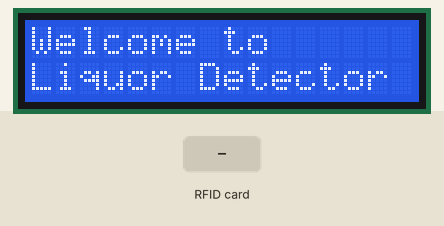
Recording of a sketch running on a simulated ESP8266 (NodeMCU). Shown: 16×2 character LCD. The test bench sets the inputs (shaded band). WiFi joins after 1.5 s; servers stay silent unless stated; the modem accepts every AT command (registered, SIM ready, sends succeed) and sends nothing else; what the sketch prints to the serial monitor is not drawn.

Above: at 6.2 s.
9.4 s: RFID card 5E 7A 19 C4 held to the reader
Timing chart, 0 to 12.4 s (numbered marks = the images above; inputs shaded):
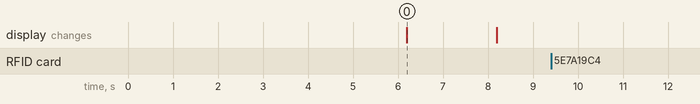

The sketch:

LiquorDetector_NodeMCUv2.ino
```cpp
#include <Arduino.h>
#if defined(ESP32)
#include <WiFi.h>
#include <FirebaseESP32.h>
#elif defined(ESP8266)
#include <ESP8266WiFi.h>
#include <FirebaseESP8266.h>
#elif defined(ARDUINO_RASPBERRY_PI_PICO_W)
#include <WiFi.h>
#include <FirebaseESP8266.h>
#endif

#include <SoftwareSerial.h>
#include <LiquidCrystal_I2C.h>
#include <SPI.h>
#include <MFRC522.h>
#include <SoftwareSerial.h>

#define RST_PIN         5 //
#define SS_PIN          4 //
#define MQ3PIN A0

MFRC522 mfrc522(SS_PIN, RST_PIN);  // Create MFRC522 instance
MFRC522::MIFARE_Key key;          //create a MIFARE_Key struct named 'key', which will hold the card information

//-----------------------------------------------------------------------------------------------
const String mobileNumber = "+639567006233";
//const String mobileNumber = "+639207672750";
unsigned long lastBTTime = 0;
unsigned long USER_BTDelay = 1000;
const int ALCOHOL_LEVEL = 100;
//-----------------------------------------------------------------------------------------------
//char c = ' ';
long mq3Value=0;
bool isDrunk = false;
String rfid = "";
bool readsuccess;
//================================================================================================
SoftwareSerial SIM800(2,3); //RX,TX if arduino arduino.RX<=gsm.TX, arduino.TX->10K->gsm.RX, arduino.GND->20K->gsm.RX
SoftwareSerial BTSerial(4, 5);
// ---------------------------------------------------------------------------------------------------

// Define LCD pinout
const int  en = 2, rw = 1, rs = 0, d4 = 4, d5 = 5, d6 = 6, d7 = 7, bl = 3;

// Define I2C Address - change if reqiuired
const int i2c_addr = 0x27;

LiquidCrystal_I2C lcd(i2c_addr, en, rw, rs, d4, d5, d6, d7, bl, POSITIVE);

// Provide the token generation process info.
#include <addons/TokenHelper.h>

// Provide the RTDB payload printing info and other helper functions.
#include <addons/RTDBHelper.h>

/* 1. Define the WiFi credentials */
#define WIFI_SSID "B2NT-T01BUg"
#define WIFI_PASSWORD "jayson15"

// For the following credentials, see examples/Authentications/SignInAsUser/EmailPassword/EmailPassword.ino

/* 2. Define the API Key */
#define API_KEY "AIzaSyCOOgpTOYwx4ddINAQabKcMMoxJJ1QQqYQ"

/* 3. Define the RTDB URL */
#define DATABASE_URL "https://liquordetector-default-rtdb.asia-southeast1.firebasedatabase.app/" //<databaseName>.firebaseio.com or <databaseName>.<region>.firebasedatabase.app

/* 4. Define the user Email and password that alreadey registerd or added in your project */
#define USER_EMAIL "USER_EMAIL"
#define USER_PASSWORD "USER_PASSWORD"

// Define Firebase Data object
FirebaseData fbdo;

FirebaseAuth auth;
FirebaseConfig config;

unsigned long sendDataPrevMillis = 0;

unsigned long count = 0;

void setupGSM();
void checkGSM();
void setupRFID();
bool checkRFID();

void sendSMS(String receiver, String msg);

void setup() {
  Serial.begin(9600);
  while (!Serial) {
    ; // wait for serial port to connect. Needed for native USB port only
  }

  pinMode(MQ3PIN, INPUT);
  setupGSM();
  //setupBT();
  setupRFID();

  WiFi.begin(WIFI_SSID, WIFI_PASSWORD);

  Serial.print("Connecting to Wi-Fi");
  unsigned long ms = millis();
  while (WiFi.status() != WL_CONNECTED)
  {
    Serial.print(".");
    delay(300);
  }
  Serial.println();
  Serial.print("Connected with IP: ");
  Serial.println(WiFi.localIP());
  Serial.println();

  Serial.printf("Firebase Client v%s\n\n", FIREBASE_CLIENT_VERSION);

  /* Assign the api key (required) */
  config.api_key = API_KEY;

  /* Assign the user sign in credentials */
  //auth.user.email = USER_EMAIL;
  //auth.user.password = USER_PASSWORD;

  /* Assign the RTDB URL (required) */
  config.database_url = DATABASE_URL;

  /* Assign the callback function for the long running token generation task */
  config.token_status_callback = tokenStatusCallback; // see addons/TokenHelper.h

  // Or use legacy authenticate method
  // config.database_url = DATABASE_URL;
  // config.signer.tokens.legacy_token = "<database secret>";

  // To connect without auth in Test Mode, see Authentications/TestMode/TestMode.ino

  //////////////////////////////////////////////////////////////////////////////////////////////
  // Please make sure the device free Heap is not lower than 80 k for ESP32 and 10 k for ESP8266,
  // otherwise the SSL connection will fail.
  //////////////////////////////////////////////////////////////////////////////////////////////

  if (Firebase.signUp(&config, &auth, "", "")){
    Serial.println("ok");
    //signupOK = true;
  }
  else{
    Serial.printf("%s\n", config.signer.signupError.message.c_str());
  }

  Firebase.begin(&config, &auth);

  // Comment or pass false value when WiFi reconnection will control by your code or third party library
  Firebase.reconnectWiFi(true);

  Firebase.setDoubleDigits(5);

  /** Timeout options.

  //WiFi reconnect timeout (interval) in ms (10 sec - 5 min) when WiFi disconnected.
  config.timeout.wifiReconnect = 10 * 1000;

  //Socket connection and SSL handshake timeout in ms (1 sec - 1 min).
  config.timeout.socketConnection = 10 * 1000;

  //Server response read timeout in ms (1 sec - 1 min).
  config.timeout.serverResponse = 10 * 1000;

  //RTDB Stream keep-alive timeout in ms (20 sec - 2 min) when no server's keep-alive event data received.
  config.timeout.rtdbKeepAlive = 45 * 1000;

  //RTDB Stream reconnect timeout (interval) in ms (1 sec - 1 min) when RTDB Stream closed and want to resume.
  config.timeout.rtdbStreamReconnect = 1 * 1000;

  //RTDB Stream error notification timeout (interval) in ms (3 sec - 30 sec). It determines how often the readStream
  //will return false (error) when it called repeatedly in loop.
  config.timeout.rtdbStreamError = 3 * 1000;

  Note:
  The function that starting the new TCP session i.e. first time server connection or previous session was closed, the function won't exit until the
  time of config.timeout.socketConnection.

  You can also set the TCP data sending retry with
  config.tcp_data_sending_retry = 1;

  */
  delay(1000);

  lcd.begin(16,2);
  lcd.setCursor(0,0);
  lcd.print("Welcome to");
  lcd.setCursor(0,1);
  lcd.print("Liquor Detector");
  delay(2000);
  lcd.clear();

}

void loop() {
  //checkGSM();
  Serial.println("waiting...");
  readsuccess = checkRFID();

  if(readsuccess){
    Serial.print("RFID =>  ");
    Serial.println(rfid);
  }

   return;

//  mq3Value = analogRead(MQ3PIN);
//  float adcValue=0;
//  for(int i=0;i<10;i++)
//  {
//    adcValue+= analogRead(MQ3PIN);
//    delay(10);
//  }
//  float v= (adcValue/10) * (5.0/2200.0);
//  float mgL= 0.67 * v;
//  Serial.print("BAC:");
//  Serial.print(mgL);
//  Serial.print(" mg/L");
//  lcd.setCursor(0,0);
//  lcd.print("BAC: ");
//  lcd.print(mgL,4);
//  lcd.print(" mg/L        ");
//  lcd.setCursor(0,1);
//
//  if(mgL > 0.7 && mgL < 0.8) {
//      lcd.print("Tipsy   ");
//      Serial.println("    Tipsy");
//      //notify app here via firebase
//  }  else if(mgL > 0.8) {
//      lcd.print("Drunk   ");
//      Serial.println("    Drunk");
//      if (!isDrunk) {
//        if (mq3Value > ALCOHOL_LEVEL) {
//          isDrunk = true;
//          sendSMS(mobileNumber, "Student ID 0 is drunk!");
//        }
//      }
//  } else {
//      lcd.print("Normal  ");
//      Serial.println("    Normal");
//  }

//// Firebase.ready() should be called repeatedly to handle authentication tasks.
//
//  if (Firebase.ready() && (millis() - sendDataPrevMillis > 15000 || sendDataPrevMillis == 0))
//  {
//    sendDataPrevMillis = millis();
//    Serial.printf("Set double... %s\n", Firebase.setDouble(fbdo, F("/sensor/gas/double"), mq3Value) ? "ok" : fbdo.errorReason().c_str());
//    Serial.printf("Get double... %s\n", Firebase.getDouble(fbdo, F("/sensor/gas/double")) ? String(fbdo.to<double>()).c_str() : fbdo.errorReason().c_str());
//
//    Serial.printf("Set int... %s\n", Firebase.setInt(fbdo, F("/test/int"), count) ? "ok" : fbdo.errorReason().c_str());
//    Serial.printf("Get int... %s\n", Firebase.getInt(fbdo, F("/test/int")) ? String(fbdo.to<int>()).c_str() : fbdo.errorReason().c_str());
//    int iVal = 0;
//    Serial.printf("Get int ref... %s\n", Firebase.getInt(fbdo, F("/test/int"), &iVal) ? String(iVal).c_str() : fbdo.errorReason().c_str());
//    Serial.printf("Set float... %s\n", Firebase.setFloat(fbdo, F("/test/float"), count + 10.2) ? "ok" : fbdo.errorReason().c_str());
//    Serial.printf("Get float... %s\n", Firebase.getFloat(fbdo, F("/test/float")) ? String(fbdo.to<float>()).c_str() : fbdo.errorReason().c_str());
//    Serial.printf("Set double... %s\n", Firebase.setDouble(fbdo, F("/test/double"), count + 35.517549723765) ? "ok" : fbdo.errorReason().c_str());
//    Serial.printf("Get double... %s\n", Firebase.getDouble(fbdo, F("/test/double")) ? String(fbdo.to<double>()).c_str() : fbdo.errorReason().c_str());
//    Serial.printf("Set string... %s\n", Firebase.setString(fbdo, F("/test/string"), "Hello Madia!") ? "ok" : fbdo.errorReason().c_str());
//    Serial.printf("Get string... %s\n", Firebase.getString(fbdo, F("/test/string")) ? fbdo.to<const char *>() : fbdo.errorReason().c_str());
//    Serial.printf("Set string... %s\n", Firebase.setString(fbdo, F("/rfid/string"), "ACBAT5W1") ? "ok" : fbdo.errorReason().c_str());
//    Serial.printf("Get string... %s\n", Firebase.getString(fbdo, F("/rfid/string")) ? fbdo.to<const char *>() : fbdo.errorReason().c_str());
//    Serial.printf("Set string... %s\n", Firebase.setString(fbdo, F("/rfid/student/string"), "ACBAT5W1") ? "ok" : fbdo.errorReason().c_str());
//    Serial.printf("Get string... %s\n", Firebase.getString(fbdo, F("/rfid/student/string")) ? fbdo.to<const char *>() : fbdo.errorReason().c_str());
//    Serial.printf("Set string... %s\n", Firebase.setString(fbdo, F("/rfid/teacher/string"), "ACBAT5W1") ? "ok" : fbdo.errorReason().c_str());
//    Serial.printf("Get string... %s\n", Firebase.getString(fbdo, F("/rfid/teacher/string")) ? fbdo.to<const char *>() : fbdo.errorReason().c_str());
//    Serial.println();
//
//    // For generic set/get functions.
//
//    // For generic set, use Firebase.set(fbdo, <path>, <any variable or value>)
//
//    // For generic get, use Firebase.get(fbdo, <path>).
//    // And check its type with fbdo.dataType() or fbdo.dataTypeEnum() and
//    // cast the value from it e.g. fbdo.to<int>(), fbdo.to<std::string>().
//
//    // The function, fbdo.dataType() returns types String e.g. string, boolean,
//    // int, float, double, json, array, blob, file and null.
//
//    // The function, fbdo.dataTypeEnum() returns type enum (number) e.g. fb_esp_rtdb_data_type_null (1),
//    // fb_esp_rtdb_data_type_integer, fb_esp_rtdb_data_type_float, fb_esp_rtdb_data_type_double,
//    // fb_esp_rtdb_data_type_boolean, fb_esp_rtdb_data_type_string, fb_esp_rtdb_data_type_json,
//    // fb_esp_rtdb_data_type_array, fb_esp_rtdb_data_type_blob, and fb_esp_rtdb_data_type_file (10)
//
//    count++;
//  }

//checkBT();
// delay(500);
//   if ((millis() - lastBTTime) > USER_BTDelay) {
//      lastBTTime = millis();
//      Serial.println("Sending BT data");
//      BTSerial.println(mq3Value);
//   }

}

void setupGSM()
{
  //Begin serial communication with Arduino and SIM800L
  SIM800.begin(9600);

  Serial.println(" ");
  Serial.println("Initializing...");
  delay(1000);
  Serial.println("GSM modem ready!");

  SIM800.println("AT");
  checkGSM();

  SIM800.println("AT+CREG?"); //Check whether it has registered in the network
  checkGSM();

  SIM800.println("AT+CSCS=\"GSM\"");
  checkGSM();

  SIM800.println("AT+CMGF=1");
  checkGSM();
  SIM800.println("AT+CNMI=2,2,0,1,1");
  checkGSM();

}

void sendSMS(String receiver, String msg)
{
  if(receiver.length() == 0) {
    //do nothing
  }
  else {
    checkGSM();
    SIM800.println("AT+CMGF=1"); // Configuring TEXT mode
    checkGSM();
    SIM800.println("AT+CMGS=\"" + receiver + "\""); //me
    checkGSM();
    SIM800.print(msg); //text content
    checkGSM();
    SIM800.write(26);
    delay(3000); // new
  }

}
void checkGSM()
{
  delay(500);
  while (Serial.available())
  {
    SIM800.write(Serial.read());//Forward what Serial received to Software Serial Port
  }

  String cmd;

  SIM800.listen();
  while(SIM800.available())
  {
    cmd += (char)SIM800.peek(); //take a look but not retrieve message from the serial buffer
    Serial.write(SIM800.read());//Forward what Software Serial received to Serial Port
  }

  if (cmd.length() > 0) {
     Serial.println(cmd);
  } else {
        Serial.println("Checking SMS");
  }
}

void setupBT()
{
  BTSerial.begin(9600);
  delay(1000);
  Serial.println("Bluetooth ready");
}

//void checkBT()
//{
//  Serial.println("Checking BT");
//  String cmd;
//  BTSerial.listen();
//  if (BTSerial.available()) {
//      c = BTSerial.read();
//      Serial.write(c);
//      cmd = (char)c;
//      Serial.println(cmd);
//  }
//  if (Serial.available()) {
//      c = Serial.read();
//      Serial.print("BTData => ");
//      Serial.print(c);
//      Serial.println(" ");
//  }
//}

void setupRFID() {
  SPI.begin();      // Init SPI bus
  mfrc522.PCD_Init();   // Init MFRC522
  delay(4);       // Optional delay. Some board do need more time after init to be ready, see Readme
  mfrc522.PCD_DumpVersionToSerial();  // Show details of PCD - MFRC522 Card Reader details
  Serial.println(F("Scan PICC to see UID, SAK, type, and data blocks..."));

//  // Prepare the security key for the read and write functions.
//  for (byte i = 0; i < 6; i++) {
//    key.keyByte[i] = 0xFF;  //keyByte is defined in the "MIFARE_Key" 'struct' definition in the .h file of the library
//  }

}

bool checkRFID(){
  // Reset the loop if no new card present on the sensor/reader. This saves the entire process when idle.
    if (!mfrc522.PICC_IsNewCardPresent()) {
      return false;
    }
  // Select one of the cards
    if (!mfrc522.PICC_ReadCardSerial()) {
      return false;
    }

  //Show UID on serial monitor
  Serial.print("UID tag :");
  String content= "";
  byte letter;
  for (byte i = 0; i < mfrc522.uid.size; i++)
  {
     Serial.print(mfrc522.uid.uidByte[i] < 0x10 ? " 0" : " ");
     Serial.print(mfrc522.uid.uidByte[i], HEX);
     content.concat(String(mfrc522.uid.uidByte[i] < 0x10 ? " 0" : " "));
     content.concat(String(mfrc522.uid.uidByte[i], HEX));
  }

  Serial.println();
  Serial.print("Message :");
  content.toUpperCase();
  Serial.print(content);
  Serial.println(" ");
  String x = String(content);
  rfid = content;
  delay(100);
  mfrc522.PICC_HaltA();
  return true;
}
```

Measured:
- after the input at 9.4 s, every drawn part: stays the same
- what the display in image 0 shows lasts 2.0 s, from 6.2 s to 8.2 s
